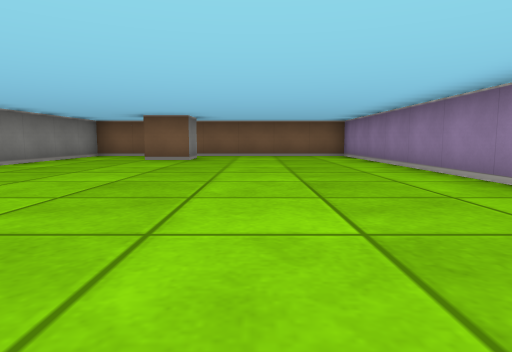
View 1 (above)

21 first-person views from a walk through a cub3D maze. The camera is about half as high as the walls, tilts 6° down and sees 75° across. The floor is counted in squares. Each view is taken from the middle of a square. On the plan, view 1 faces up. The plan holds only what a view shows up to about 9 squares ahead; the rest is blank.

View 2
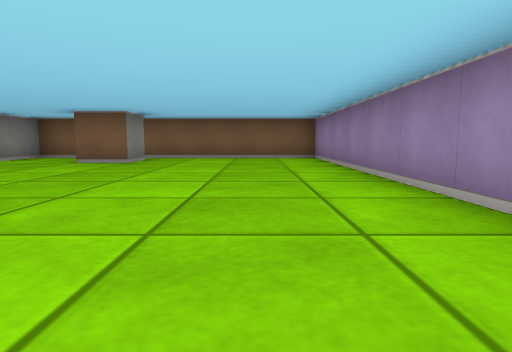

View 3
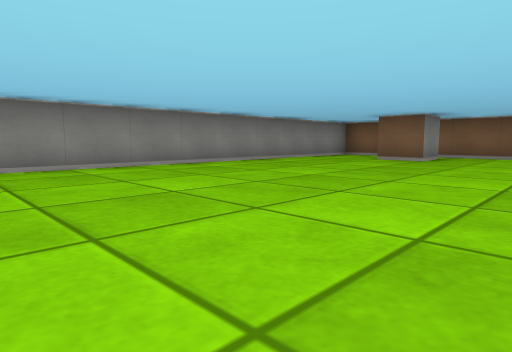

View 4
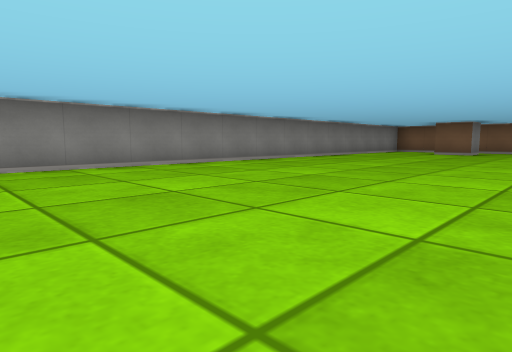

View 5
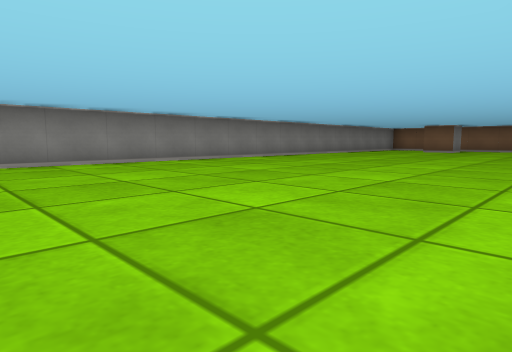

View 6
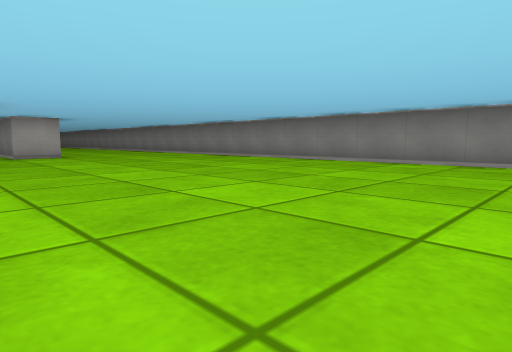

View 7
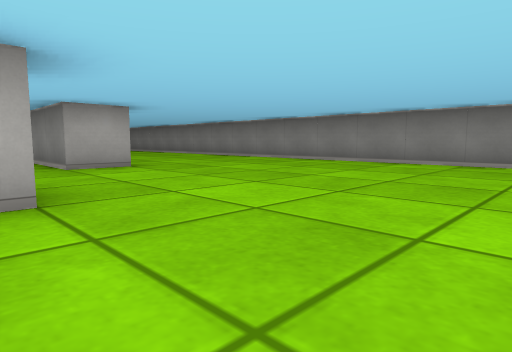

View 8
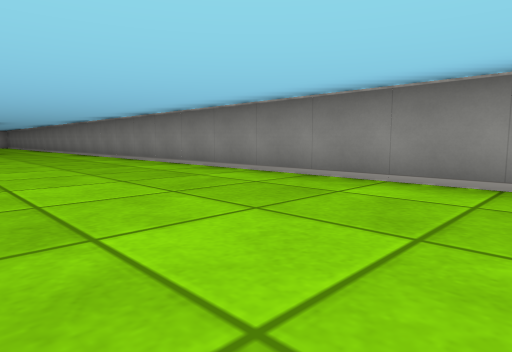

View 9
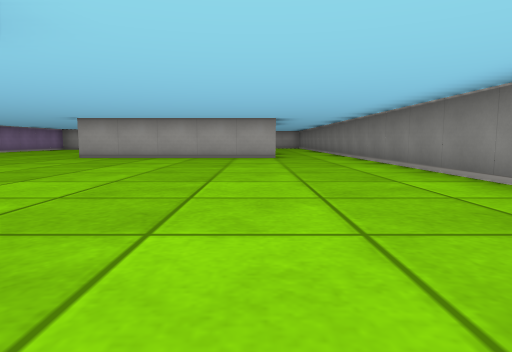

View 10
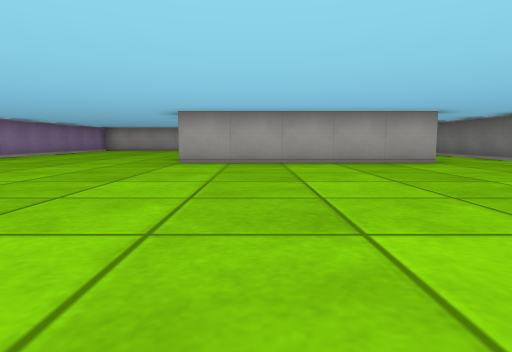

View 11
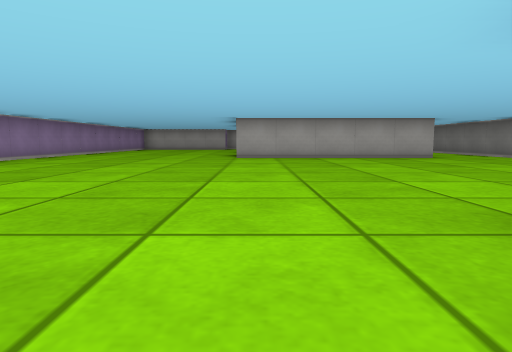

View 12
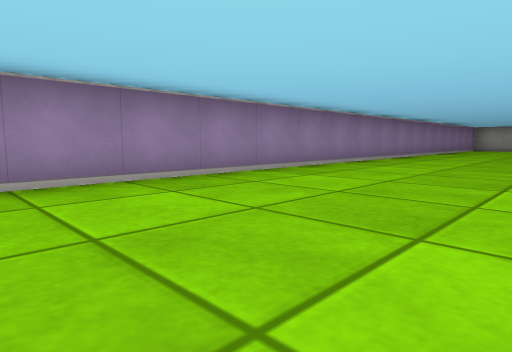

View 13
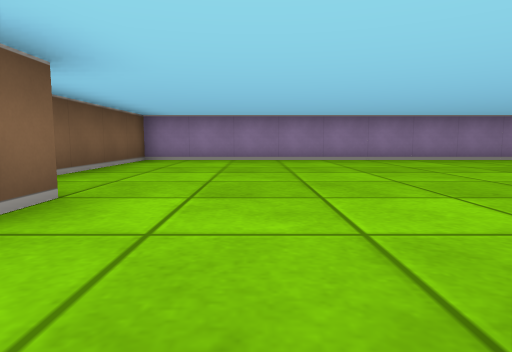

View 14
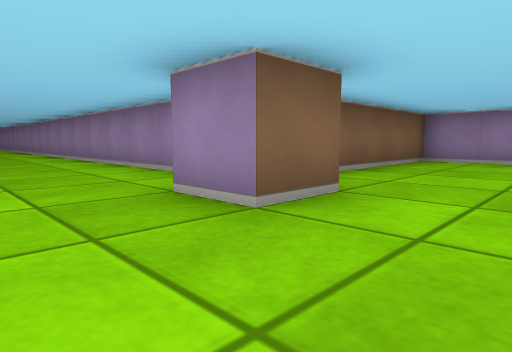

View 15
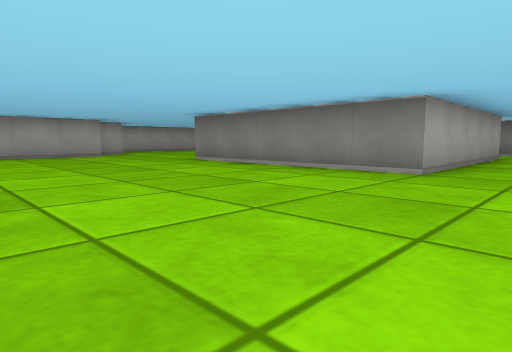

View 16
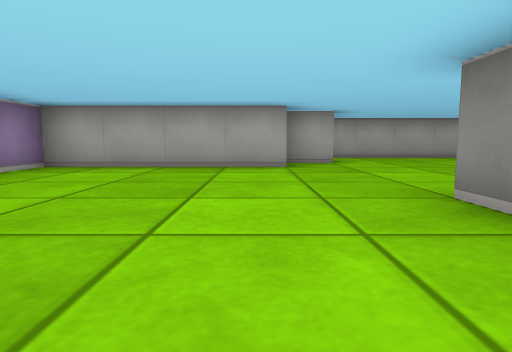

View 17
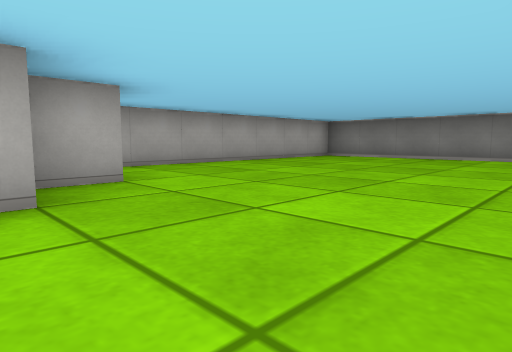

View 18
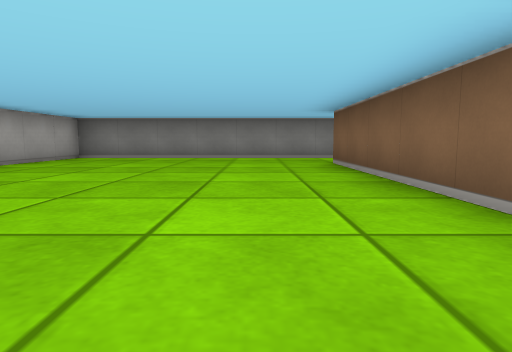

View 19
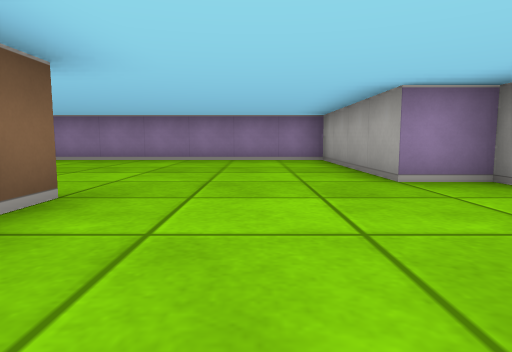

View 20
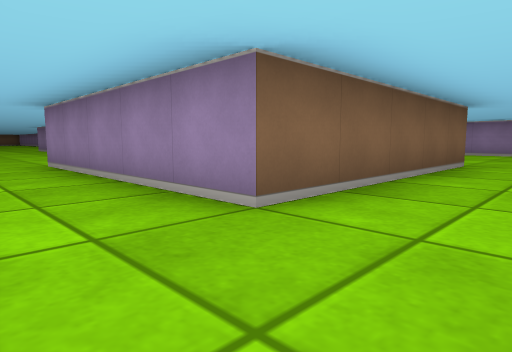

View 21
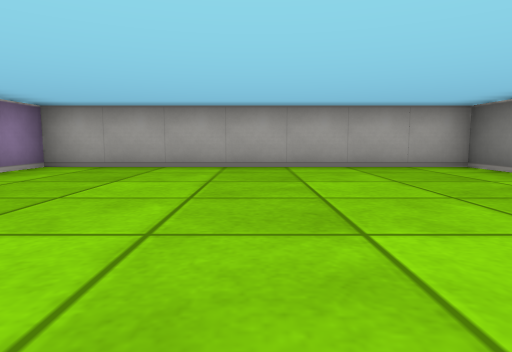

### Floor plan
Points are (right, up) in squares from view 1. A wall is a line through its corners. A room is listed if a view was taken in it or the views show most of it. See-through windows are left out.
Room 1 (views 1, 2, 3, 4, 5, 6, 7, 8, 9, 10, 11, 12, 13, 14, 15, 16, 17, 18, 19, 20, 21)
walls: (-0.6, -11.5) (0.5, -11.5) (0.5, -13.5); (2.6, -9.5) (1.5, -9.5) (1.5, -8.5); (2.5, -6.9) (2.5, -0.6); (2.5, -21.5) (2.5, -26.5) (-2.5, -26.5) (-2.5, -21.5) (2.5, -21.5); (-4.5, -26) (-4.5, -32.5) (2.5, -32.5) (2.5, -31.5); (2.5, 2.9) (2.5, 9.5) (-1.9, 9.5); (2.4, -30.5) (3.5, -30.5) (3.5, -29.5) (7.5, -29.5) (7.5, -8.5) (4.1, -8.5); (-1.5, 8.6) (-1.5, 7.5) (-2.5, 7.5); (-3.5, 9.5) (-4.5, 9.5) (-4.5, -24.1)

Positions as (right, up) in squares from view 1, and headings:
1: (0, 0), facing up
2: (1, 1), facing up
3: (1, 0), facing up-left
4: (1, -4), facing up-left
5: (2, -6), facing up-left
6: (2, -2), facing down-left
7: (2, -6), facing down-left
8: (-1, -9), facing down-left
9: (-2, -13), facing down
10: (1, -15), facing down
11: (2, -13), facing down
12: (4, -13), facing down-right
13: (0, -11), facing right
14: (0, -11), facing up-right
15: (7, -20), facing down-left
16: (4, -24), facing down
17: (4, -27), facing down-left
18: (4, -28), facing left
19: (0, -28), facing right
20: (-4, -28), facing up-right
21: (-1, -27), facing down
